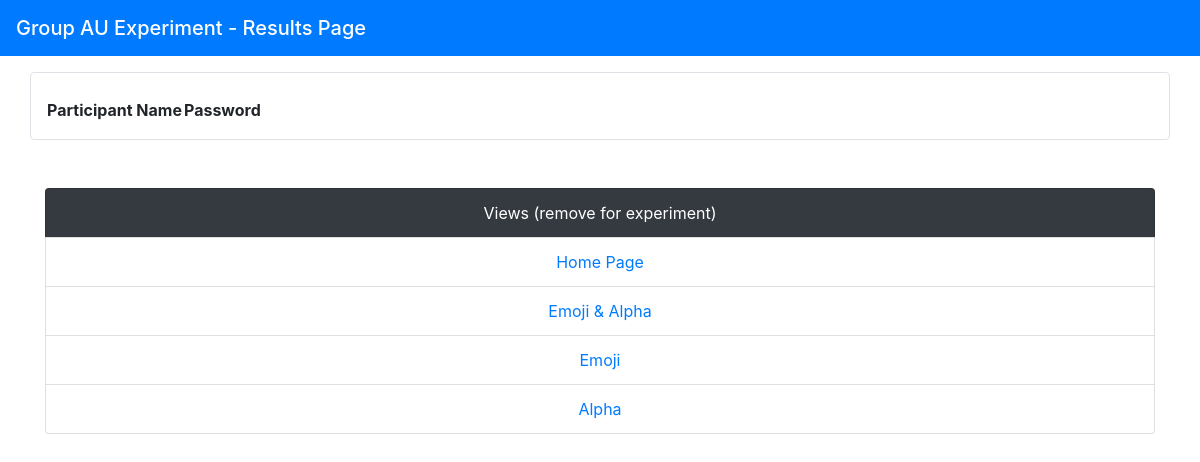
/results/, run on an earlier commit of the app's database.
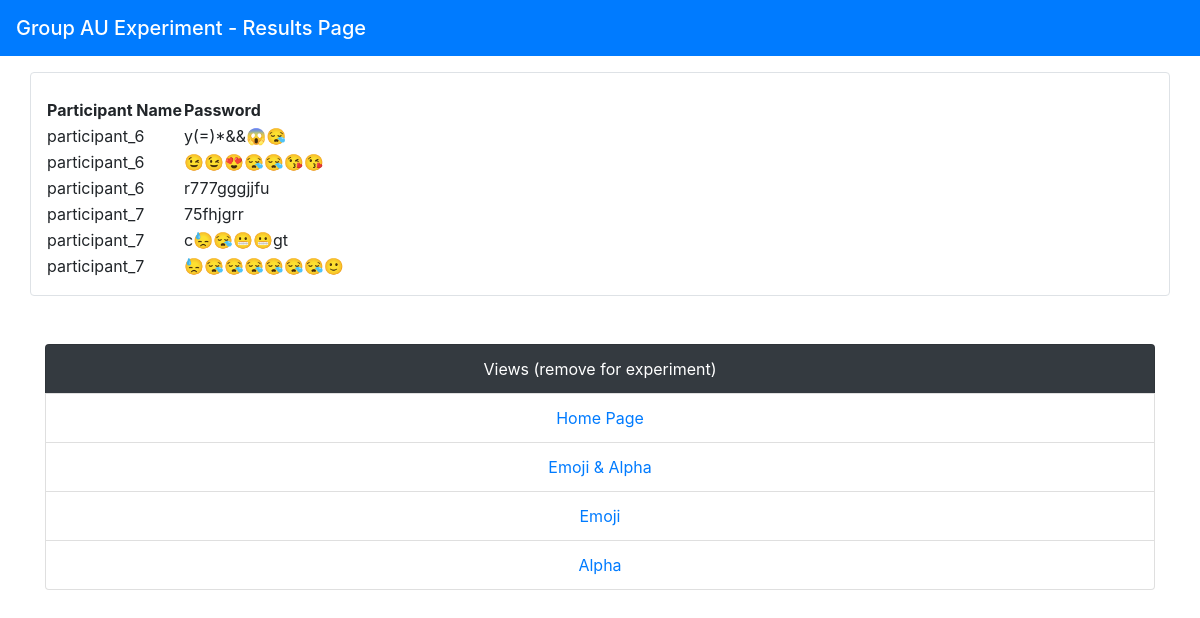
And on a later commit of the database.
### hcs_app/models.py (models this page shows)
class Participant(models.Model):
  firstname = models.CharField(max_length=255)
  password = models.CharField(max_length=255)

### hcs_app/views.py (the view)
# urls.py: path('results/', views.showResults, name="show_results"),
def showResults(request):
    results = Participant.objects.all()
    context_dict = {}
    context_dict['results'] = results
    return render(request, "results.html", context=context_dict)

### hcs_app/templates/results.html (shortened to what this page needs)
<!DOCTYPE html>
<html>
<head>
    <link rel="stylesheet" href="https://cdn.jsdelivr.net/npm/bootstrap@4.0.0/dist/css/bootstrap.min.css">
    <link rel="stylesheet" type="text/css" href="https://cdn.datatables.net/1.13.2/css/jquery.dataTables.css">
</head>
<body>
    <nav class="navbar navbar-light bg-primary">
        <span style="color: white;" class="navbar-brand mb-0 h1">Group AU Experiment - Results Page</span>
      </nav>
    <div class="container border rounded mt-3 ps-3 pt-3 pb-3">
        <table id="table_id" class="mt-2">
            <thead>
                <tr>
                    <th>Participant Name</th>
                    <th>Password</th>
                </tr>
            </thead>
            <tbody>
                {% if results %}
                    {% for result in results %}
                    <tr>
                        <td>{{ result.firstname }}</td>
                        <td>{{ result.password }}</td>
                    </tr>
                    {% endfor %}
                {% endif %}
            </tbody>
        </table>
    </div>
  <div class="container text-center mt-5">
    <ul class="list-group">
      <li class="list-group-item bg-dark" style="color: white;">Views (remove for experiment)</li>
      <li class="list-group-item"><a href="{% url 'homepage' %}">Home Page</a></li>
      <li class="list-group-item"><a href="{% url 'show_display' 'emojiandalpha' %}">Emoji & Alpha</a></li>
      <li class="list-group-item"><a href="{% url 'show_display' 'emoji' %}">Emoji</a></li>
      <li class="list-group-item"><a href="{% url 'show_display' 'alpha' %}">Alpha</a></li>
    </ul>
  </div>
    <br /><br />
</body>
</html>

What changed in the data, as far as the page shows it:
added Participant: firstname "participant_6", password "y(=)*&&😱😪"
added Participant: firstname "participant_6", password "😉😉😍😪😪😘😘"
added Participant: firstname "participant_6", password "r777gggjjfu"
added Participant: firstname "participant_7", password "75fhjgrr"
added Participant: firstname "participant_7", password "c😓😪😬😬gt"
added Participant: firstname "participant_7", password "😓😪😪😪😪😪😪🙂"
